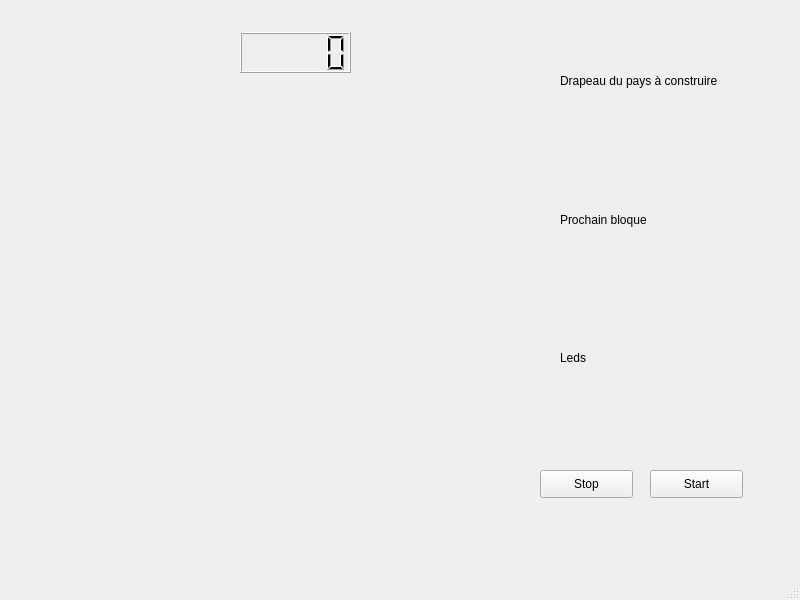
<?xml version="1.0" encoding="UTF-8"?>
<ui version="4.0">
 <class>MainWindow</class>
 <widget class="QMainWindow" name="MainWindow">
  <property name="geometry">
   <rect>
    <x>0</x>
    <y>0</y>
    <width>800</width>
    <height>600</height>
   </rect>
  </property>
  <property name="windowTitle">
   <string>MainWindow</string>
  </property>
  <widget class="QWidget" name="centralwidget">
   <widget class="QPushButton" name="StartButton">
    <property name="geometry">
     <rect>
      <x>650</x>
      <y>470</y>
      <width>93</width>
      <height>28</height>
     </rect>
    </property>
    <property name="text">
     <string>Start</string>
    </property>
   </widget>
   <widget class="QPushButton" name="StopButton">
    <property name="geometry">
     <rect>
      <x>540</x>
      <y>470</y>
      <width>93</width>
      <height>28</height>
     </rect>
    </property>
    <property name="text">
     <string>Stop</string>
    </property>
   </widget>
   <widget class="QLabel" name="FlagLabel">
    <property name="geometry">
     <rect>
      <x>560</x>
      <y>70</y>
      <width>171</width>
      <height>21</height>
     </rect>
    </property>
    <property name="autoFillBackground">
     <bool>true</bool>
    </property>
    <property name="text">
     <string>Drapeau du pays à construire</string>
    </property>
   </widget>
   <widget class="QLabel" name="videoLabel">
    <property name="geometry">
     <rect>
      <x>50</x>
      <y>80</y>
      <width>451</width>
      <height>411</height>
     </rect>
    </property>
    <property name="autoFillBackground">
     <bool>true</bool>
    </property>
    <property name="text">
     <string/>
    </property>
   </widget>
   <widget class="QLabel" name="label">
    <property name="geometry">
     <rect>
      <x>590</x>
      <y>110</y>
      <width>101</width>
      <height>81</height>
     </rect>
    </property>
    <property name="autoFillBackground">
     <bool>true</bool>
    </property>
    <property name="text">
     <string/>
    </property>
   </widget>
   <widget class="QLabel" name="label_2">
    <property name="geometry">
     <rect>
      <x>560</x>
      <y>210</y>
      <width>141</width>
      <height>20</height>
     </rect>
    </property>
    <property name="text">
     <string>Prochain bloque</string>
    </property>
   </widget>
   <widget class="QLabel" name="label_3">
    <property name="geometry">
     <rect>
      <x>600</x>
      <y>240</y>
      <width>81</width>
      <height>81</height>
     </rect>
    </property>
    <property name="autoFillBackground">
     <bool>true</bool>
    </property>
    <property name="text">
     <string/>
    </property>
   </widget>
   <widget class="QLabel" name="label_4">
    <property name="geometry">
     <rect>
      <x>560</x>
      <y>350</y>
      <width>55</width>
      <height>16</height>
     </rect>
    </property>
    <property name="text">
     <string>Leds</string>
    </property>
   </widget>
   <widget class="QLabel" name="label_5">
    <property name="geometry">
     <rect>
      <x>570</x>
      <y>390</y>
      <width>151</width>
      <height>31</height>
     </rect>
    </property>
    <property name="autoFillBackground">
     <bool>true</bool>
    </property>
    <property name="text">
     <string/>
    </property>
   </widget>
   <widget class="QLCDNumber" name="lcdNumber">
    <property name="geometry">
     <rect>
      <x>240</x>
      <y>32</y>
      <width>111</width>
      <height>41</height>
     </rect>
    </property>
   </widget>
  </widget>
  <widget class="QMenuBar" name="menubar">
   <property name="geometry">
    <rect>
     <x>0</x>
     <y>0</y>
     <width>800</width>
     <height>26</height>
    </rect>
   </property>
  </widget>
  <widget class="QStatusBar" name="statusbar"/>
 </widget>
 <resources/>
 <connections/>
</ui>
